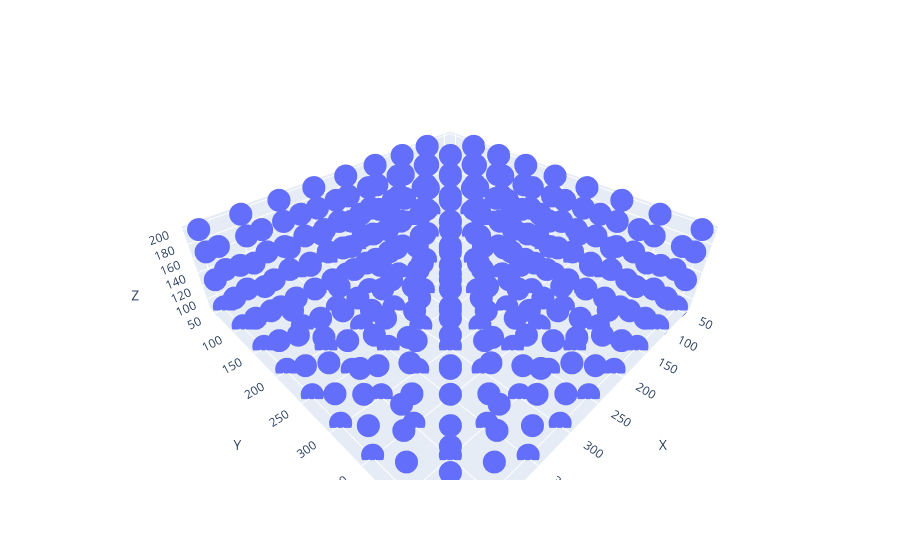

Notebook code for this chart:
### Code cell
import plotly.express as px
# df = px.data.iris()
fig = px.scatter_3d(tag_position, x='X', y='Y', z='Z',
              )
fig.show()

### Figure 1 — Plotly figure (JSON) as saved in the notebook; plotly's stock layout.template omitted (floating-point values rounded to 4 significant figures; data arrays with more than 128 entries replaced by an {"elided": "..."} marker saying what was removed)
{"data": [{"hovertemplate": "X=%{x}<br>Y=%{y}<br>Z=%{z}<extra></extra>", "legendgroup": "", "marker": {"color": "#636efa", "symbol": "circle"}, "mode": "markers", "name": "", "scene": "scene", "showlegend": false, "type": "scatter3d", "x": {"elided": "323 int values"}, "y": {"elided": "323 int values"}, "z": {"elided": "323 int values"}}], "layout": {"legend": {"tracegroupgap": 0}, "margin": {"t": 60}, "scene": {"domain": {"x": [0, 1], "y": [0, 1]}, "xaxis": {"title": {"text": "X"}}, "yaxis": {"title": {"text": "Y"}}, "zaxis": {"title": {"text": "Z"}}}}}
